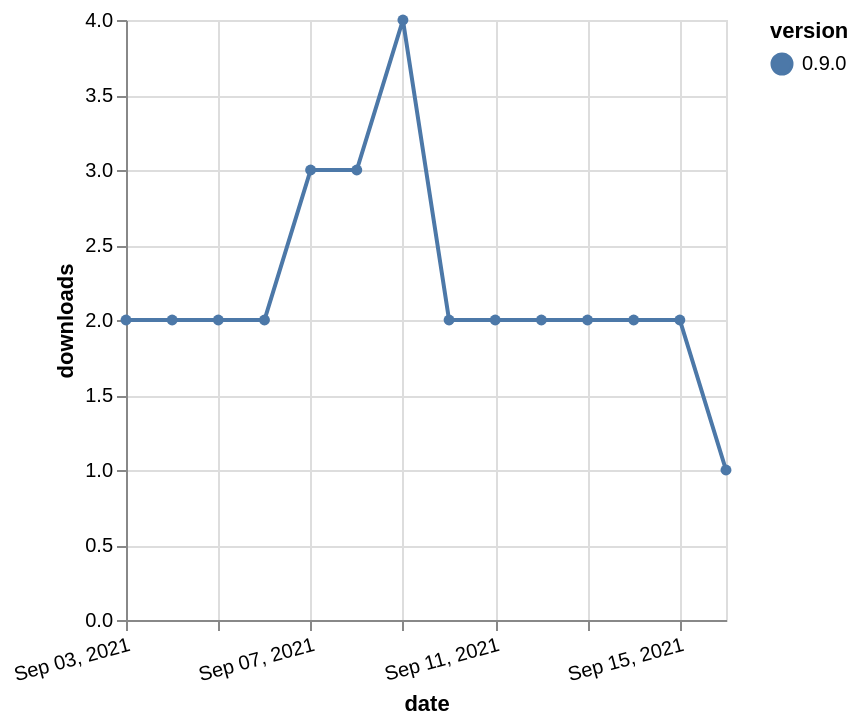

Write the Vega-Lite specification saved for this chart.
### Vega-Lite specification from a JSON file in a GitHub repository (floating-point values rounded to 4 significant figures)
{"$schema": "https://vega.github.io/schema/vega-lite/v5.json", "description": "A simple bar chart with embedded data.", "data": {"values": [{"date": "2021-09-03", "total": 3271, "delta": 2, "version": "0.9.0"}, {"date": "2021-09-04", "total": 3273, "delta": 2, "version": "0.9.0"}, {"date": "2021-09-05", "total": 3275, "delta": 2, "version": "0.9.0"}, {"date": "2021-09-06", "total": 3277, "delta": 2, "version": "0.9.0"}, {"date": "2021-09-07", "total": 3280, "delta": 3, "version": "0.9.0"}, {"date": "2021-09-08", "total": 3283, "delta": 3, "version": "0.9.0"}, {"date": "2021-09-09", "total": 3287, "delta": 4, "version": "0.9.0"}, {"date": "2021-09-10", "total": 3289, "delta": 2, "version": "0.9.0"}, {"date": "2021-09-11", "total": 3291, "delta": 2, "version": "0.9.0"}, {"date": "2021-09-12", "total": 3293, "delta": 2, "version": "0.9.0"}, {"date": "2021-09-13", "total": 3295, "delta": 2, "version": "0.9.0"}, {"date": "2021-09-14", "total": 3297, "delta": 2, "version": "0.9.0"}, {"date": "2021-09-15", "total": 3299, "delta": 2, "version": "0.9.0"}, {"date": "2021-09-16", "total": 3300, "delta": 1, "version": "0.9.0"}]}, "width": "container", "mark": {"type": "line", "point": {"filled": true}}, "encoding": {"x": {"field": "date", "type": "temporal", "timeUnit": "yearmonthdate", "title": "date", "axis": {"labelAngle": -15}}, "y": {"field": "delta", "type": "quantitative", "title": "downloads"}, "color": {"field": "version", "type": "nominal"}, "tooltip": {"field": "delta"}}}
